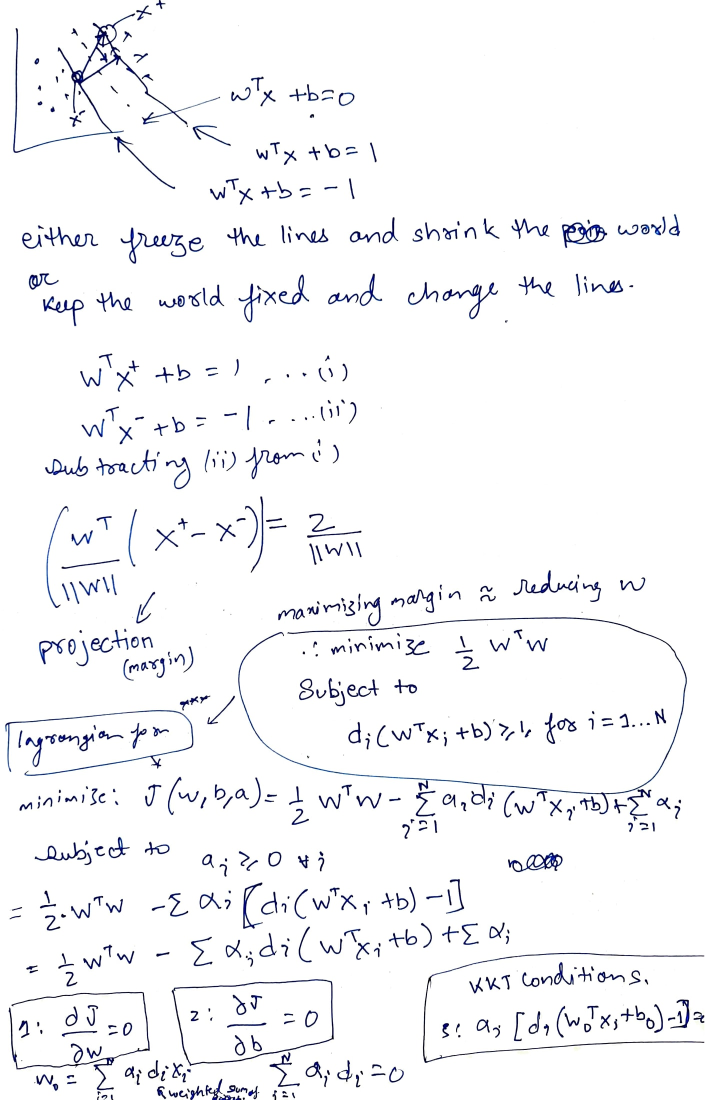
#> input picture pic1.jpg, 1409 x 2200 px, found by its file name (shown at 1/2 size)
$ jupyter execute --allow-errors Q1.ipynb   (shell and % lines are left out)
#> lines starting #> are read from the running program, lines starting #| are printed output that depends on the picture
# SMAI Assignment - 3

## Question - `1` : Support Vector Machines

| | |
|- | -|
| Course | Statistical Methods in AI |
| Release Date | `09.03.2023` |
| Due Date | `24.03.2023` |

This section is divided into 2 subsections.

*   In the first subsection, you will work on a synthetic dataset and visualize the boundary predicted by SVM. You will also vary the value of C-parameter and see how the decision boundary changes. **Please note that you cannot use inbuilt sklearn function for SVM in this sub-section**. You can only use a QCQP (Quadratically Constrained Quadratic Program) solver like CVXPY.

  References which you may find helpful for this subsection:

  1.   https://www.cvxpy.org/
  2.   https://www.cvxpy.org/examples/basic/quadratic_program.html

  Note that in this section you are expected to show how you derived the Quadratically Constrained form(which can be passed into the solver) from the basic principles of SVM algorithm
*  In the second subsection you will use be using the famous MNIST dataset to explore various kernels and report the results. **Please note you may use inbuilt sklearn SVM functions in this subsection**

[cell 1]
import numpy as np
import cvxpy as cp
import matplotlib.pyplot as plt

### Subsection 1

[cell 2]
# Helper function to visualize 2D points X with labels +1 or -1
def plot_points(X, Y):
    reds = []
    blues = []
    for i in range(Y.shape[0]):
        if Y[i] == 1:
            reds.append(X[i])
        else:
            blues.append(X[i])
    reds = np.array(reds)
    blues = np.array(blues)
    plt.scatter(reds[:, 0], reds[:, 1], c = 'r')
    plt.scatter(blues[:, 0], blues[:, 1], c = 'b')
    plt.show()
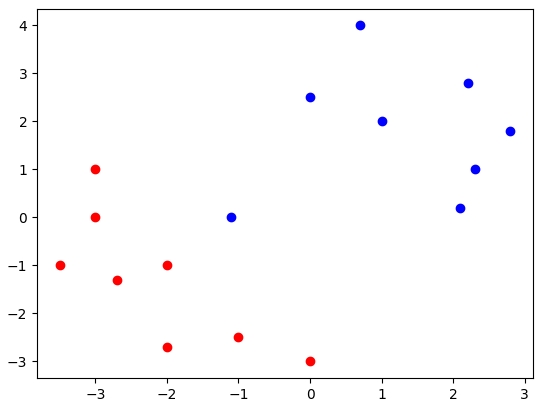
#> figure drawn by matplotlib, 1 panel

[cell 3]
# Create Synthetic Data and visualize the points
X = np.array([[-3.5, -1], [-3, 0], [-3, 1], [-2.7, -1.3], [-2, -1], [-2, -2.7],
              [-1, -2.5], [0, -3], [-1.1, 0], [0, 2.5], [1, 2], [0.7, 4],
              [2.1, 0.2], [2.3, 1], [2.8, 1.8], [2.2, 2.8]])
y = np.array([1, 1, 1, 1, 1, 1, 1, 1, -1, -1, -1, -1, -1, -1, -1, -1])

plot_points(X, y)

In the next cell you are required to find the Quadratic Constrained Quadratic form of SVM **without soft constraints** from the basic principles (check the svm slides uploaded in the portal). Start with the idea that SVM tries to maximize the margin and then derive the form which you can feed to the solver.

Please print the values of w, b.

**Note: You are also required to upload a page of the derivation. You may also type it in markdown here**

**Note: You cannot use sklearn SVM functions here**

[cell 4]
import cv2
from google.colab.patches import cv2_imshow
pic1 = cv2.imread('/content/pic1.jpg', 1)
#> pic1 is the input picture: shape (2200, 1409, 3); mean B, G, R 247.7, 245.8, 245.5
pic2 = cv2.imread('/content/pic1.jpg', 1)
cv2_imshow(pic1)
cv2_imshow(pic2)

[cell 5]
# Write your code here
n = X.shape[0]
d = X.shape[1]
#> (the rest of this cell did not finish here and is left out)

In the next cell you are required to visualize the boundary predicted by the solver. You may want to revise up on how to plot the a line given w, b. Please plot w vector as well as the margin lines.

Create a function to plot the line of separation as you would require this frequently in the subsequent parts of the assignment.

[cell 6]
from matplotlib.patches import Circle
# [49 lines left out: functions line_point_dist, visualise, not called in this run]

#> (the rest of this cell did not finish here and is left out)

In the next cell add the following points:
* (-4, -10) with label 1
* (4, 4) with label -1

Is the decision boundary changed after adding the points? Plot it. Explain your observations theoretically.

[cell 7]
# Re-create the Synthetic Data by adding the points and visualize the points
X, y= list(X), list(y)

X.append([-4, -10])
X.append([4, 4])
y.append(1)
y.append(-1)

X, y = np.array(X), np.array(y)
plot_points(X, y)
#> in plot_points (call 2), `plt.show()`:
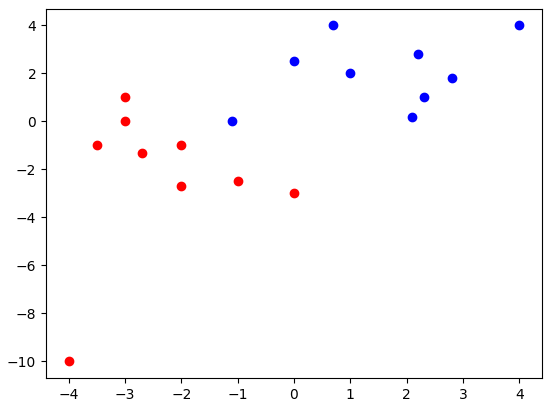
#> figure drawn by matplotlib, 1 panel
plt.show()

#> (a cell that did not finish here is left out)

In the next cell you are required to modify your framing of optimisation problem to incorporate soft constraints also known as slack. Plot the decision boundary, w and margin lines for various values of C: $0.01$, $0.1$, $3$, $10$, $100$.

Explain your results theoretically. How does the boundary change with varying values of C? Why?

**Note: Use the modified X and y i.e after adding points in previous cell**

[cell 9]
def cp_solve(X, y, C):
  n = X.shape[0]
  d = X.shape[1]
  w = cp.Variable(d)
  b = cp.Variable()

  xi = cp.Variable(len(y))

  objective = cp.Minimize(cp.sum_squares(w) + C * cp.sum(xi))

  constraints = [y[i]*(X[i]@w + b) >= 1 - xi[i] for i in range(n)] + [xi[i] >= 0 for i in range(n)]

  # Define problem
  prob = cp.Problem(objective, constraints)

  # Solve problem
  prob.solve()
  return w, b

#> (a cell that did not finish here is left out)

#> (a cell that did not finish here is left out)

print("Optimal w: ", w.value)
print("Optimal b: ", b.value)
visualise(X, y, w.value, b.value, -5, 4)

#> (a cell that did not finish here is left out)

print("Optimal w: ", w.value)
print("Optimal b: ", b.value)
visualise(X, y, w.value, b.value, -5, 4)

#> (a cell that did not finish here is left out)
